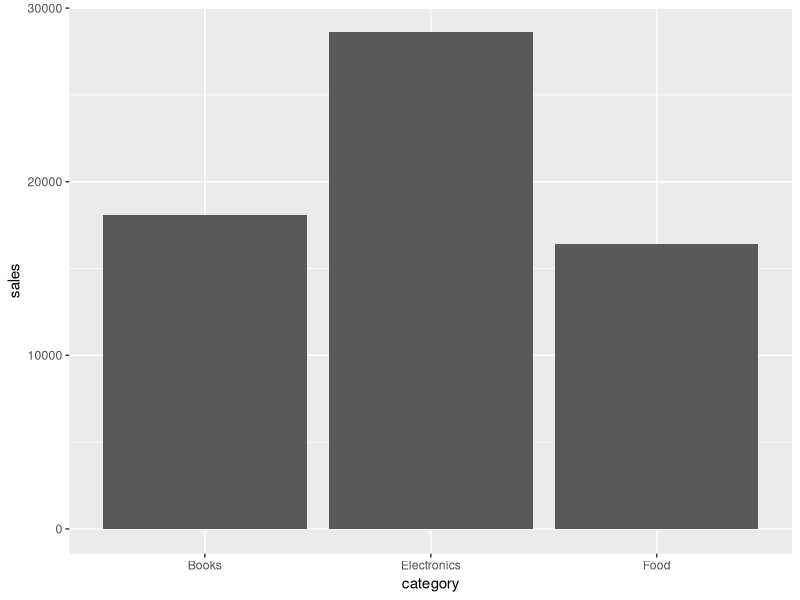
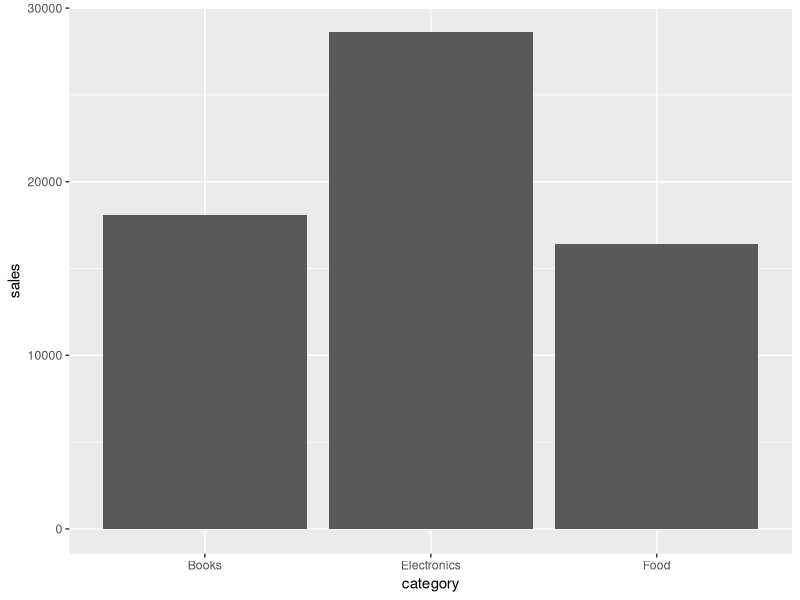
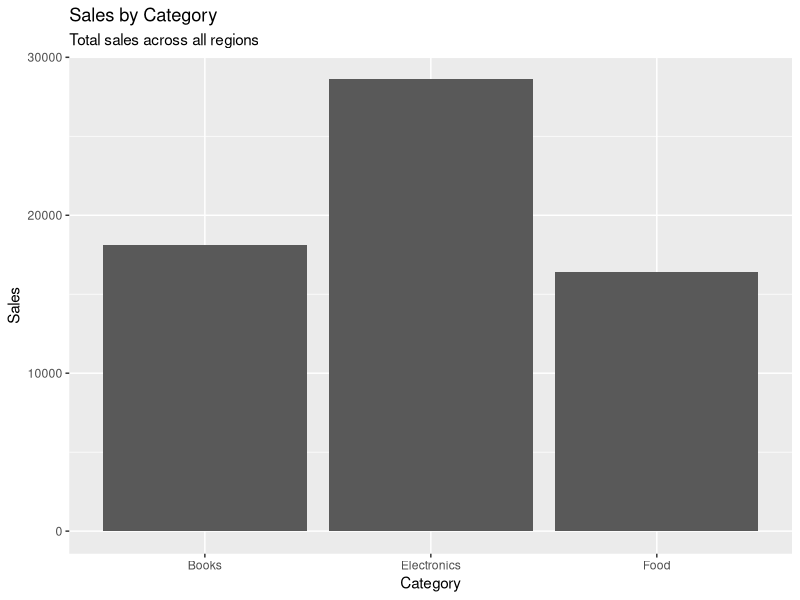
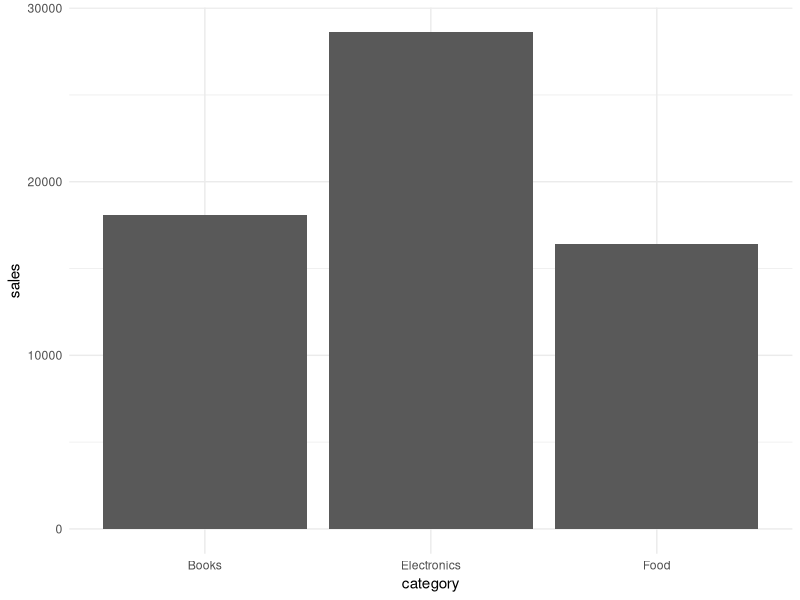
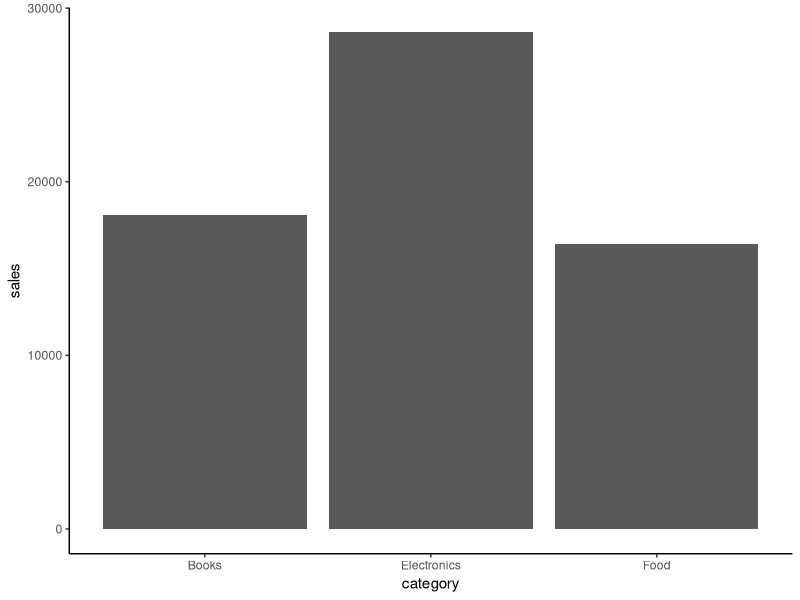
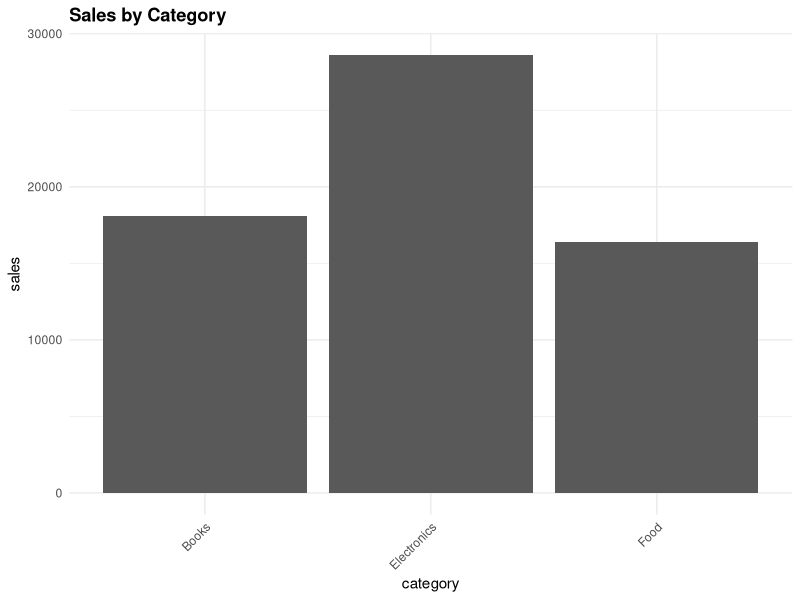
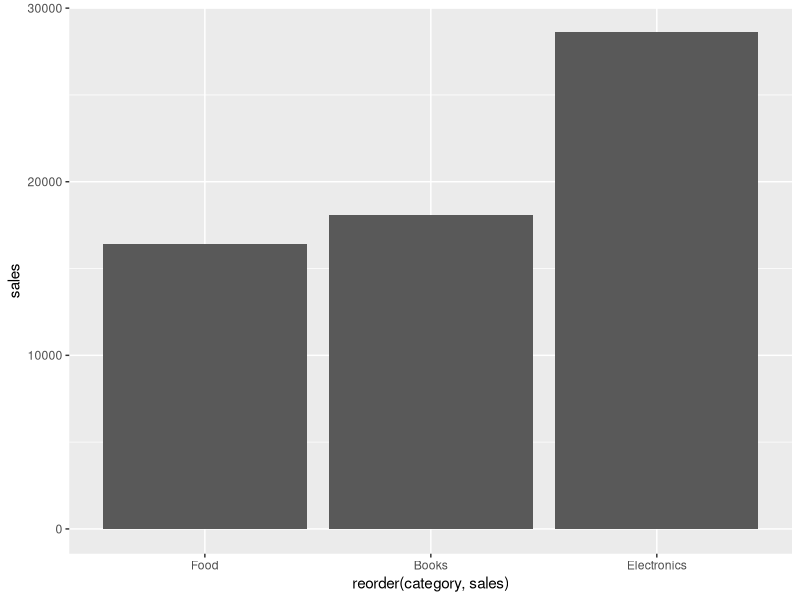
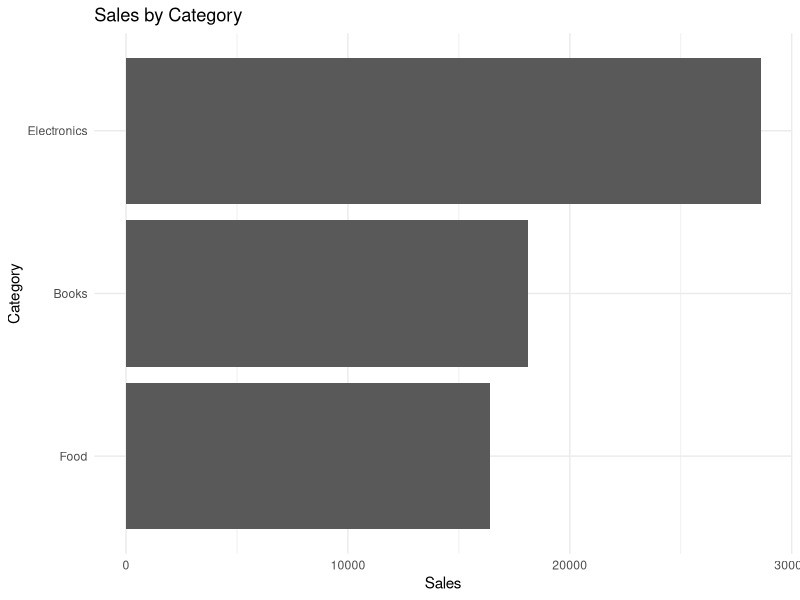

Write the R code that produced these figures, in order.
## ---- chunk 1
library(dplyr)
library(ggplot2)
## ---- chunk 2
sales_data <- data.frame(
  region = c(
    "Tokyo", "Tokyo", "Tokyo",
    "Osaka", "Osaka", "Osaka",
    "Fukuoka", "Fukuoka", "Fukuoka"
  ),
  category = rep(c("Books", "Electronics", "Food"), 3),
  sales = c(
    7200, 9800, 5600,
    6100, 11200, 4900,
    4800, 7600, 5900
  )
)

sales_data
## ---- chunk 3
ggplot(
  sales_data,
  aes(x = category, y = sales)
) +
  geom_col()
## ---- chunk 4
category_sales <- sales_data |>
  group_by(category) |>
  summarise(
    sales = sum(sales),
    .groups = "drop"
  )

category_sales
## ---- chunk 5
ggplot(
  category_sales,
  aes(x = category, y = sales)
) +
  geom_col()
## ---- chunk 6
ggplot(
  category_sales,
  aes(x = category, y = sales)
) +
  geom_col() +
  labs(
    title = "Sales by Category",
    subtitle = "Total sales across all regions",
    x = "Category",
    y = "Sales"
  )
## ---- chunk 7
ggplot(
  category_sales,
  aes(x = category, y = sales)
) +
  geom_col() +
  theme_minimal()
## ---- chunk 8
ggplot(
  category_sales,
  aes(x = category, y = sales)
) +
  geom_col() +
  theme_classic()
## ---- chunk 9
ggplot(
  category_sales,
  aes(x = category, y = sales)
) +
  geom_col() +
  theme_minimal() +
  theme(
    plot.title = element_text(face = "bold"),
    axis.text.x = element_text(angle = 45, hjust = 1)
  ) +
  labs(title = "Sales by Category")
## ---- chunk 10
ggplot(
  category_sales,
  aes(
    x = reorder(category, sales),
    y = sales
  )
) +
  geom_col()
## ---- chunk 11
ggplot(
  category_sales,
  aes(
    x = reorder(category, sales),
    y = sales
  )
) +
  geom_col() +
  coord_flip() +
  labs(
    title = "Sales by Category",
    x = "Category",
    y = "Sales"
  ) +
  theme_minimal()
## ---- chunk 12
ggplot(
  sales_data,
  aes(
    x = category,
    y = sales,
    fill = region
  )
) +
  geom_col(position = "dodge") +
  labs(
    title = "Sales by Category and Region",
    x = "Category",
    y = "Sales",
    fill = "Region"
  ) +
  theme_minimal()
## ---- chunk 13
ggplot(
  sales_data,
  aes(x = category, y = sales)
) +
  geom_col() +
  facet_wrap(~ region) +
  labs(
    title = "Sales by Category for Each Region",
    x = "Category",
    y = "Sales"
  ) +
  theme_minimal()
## ---- chunk 14
ggplot(
  sales_data,
  aes(x = category, y = sales)
) +
  geom_col() +
  facet_grid(region ~ .) +
  theme_minimal()
## ---- chunk 15
average_sales <- mean(sales_data$sales)
## ---- chunk 16
ggplot(
  sales_data,
  aes(x = category, y = sales)
) +
  geom_point() +
  geom_hline(
    yintercept = average_sales,
    linetype = "dashed"
  ) +
  facet_wrap(~ region) +
  labs(
    title = "Sales Compared with Overall Average",
    x = "Category",
    y = "Sales"
  ) +
  theme_minimal()
## ---- chunk 17
trend_data <- data.frame(
  month = 1:8,
  sales = c(100, 120, 115, 145, 150, 165, 170, 195)
)

ggplot(
  trend_data,
  aes(x = month, y = sales)
) +
  geom_point() +
  geom_smooth(method = "lm", se = FALSE) +
  labs(
    title = "Sales Trend",
    x = "Month",
    y = "Sales"
  ) +
  theme_minimal()
## ---- chunk 18
ggplot(
  category_sales,
  aes(
    x = reorder(category, sales),
    y = sales
  )
) +
  geom_col() +
  geom_text(
    aes(label = sales),
    hjust = -0.1
  ) +
  coord_flip() +
  labs(
    title = "Sales by Category",
    x = "Category",
    y = "Sales"
  ) +
  theme_minimal()
## ---- chunk 19
ggplot(
  trend_data,
  aes(x = month, y = sales)
) +
  geom_line() +
  geom_point() +
  annotate(
    "text",
    x = 8,
    y = 195,
    label = "Highest sales",
    vjust = -1
  ) +
  theme_minimal()
## ---- chunk 20
final_plot <- ggplot(
  category_sales,
  aes(
    x = reorder(category, sales),
    y = sales
  )
) +
  geom_col() +
  coord_flip() +
  labs(
    title = "Sales by Category",
    x = "Category",
    y = "Sales"
  ) +
  theme_minimal()

final_plot
## ---- chunk 21
region_category_sales <- sales_data |>
  group_by(region, category) |>
  summarise(
    sales = sum(sales),
    .groups = "drop"
  )
## ---- chunk 22
analysis_plot <- ggplot(
  region_category_sales,
  aes(
    x = reorder(category, sales),
    y = sales
  )
) +
  geom_col() +
  coord_flip() +
  facet_wrap(~ region) +
  labs(
    title = "Category Sales by Region",
    subtitle = "Comparison of sales patterns across regions",
    x = "Category",
    y = "Sales"
  ) +
  theme_minimal()

analysis_plot
